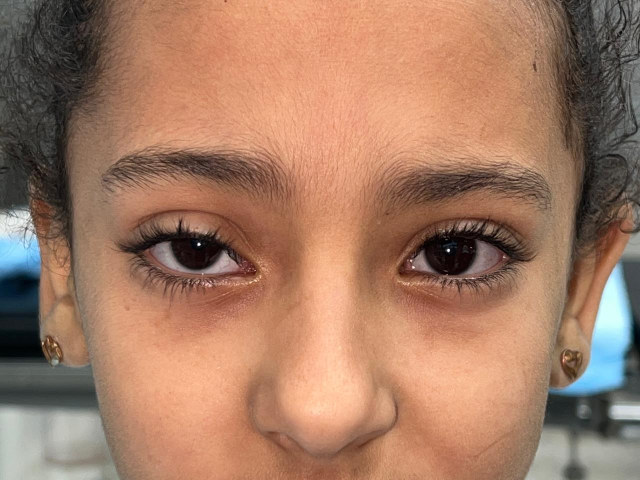
#> input picture sample_1.jpg, 1280 x 960 px (shown at 1/2 size)
$ python -i utils.py   (imports and definitions only)
#> lines starting #> are read from the running program, lines starting #| are printed output that depends on the picture; after the words box and inside, x2 and y2 are one past the last pixel; in counts of white or black regions, pixels touching at a corner belong together
import cv2
import numpy as np
import matplotlib.pyplot as plt
from skimage.morphology import skeletonize

# gets eye from the image (one eye given)
def get_eyes(path):
#> called with path = 'sample_1.jpg'
    image = cv2.imread(path,cv2.IMREAD_GRAYSCALE)
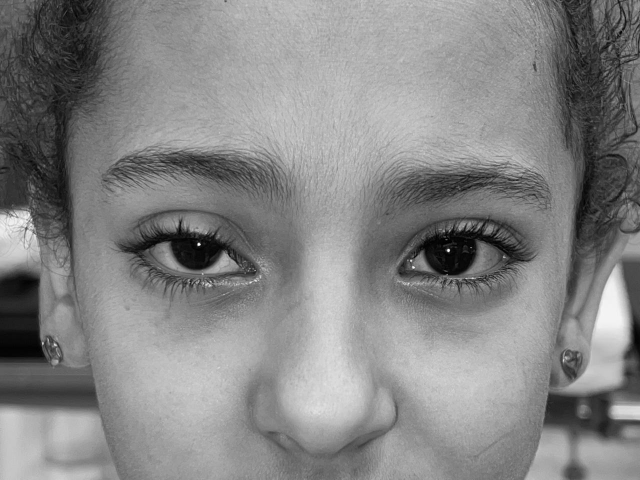
#> image: shape (960, 1280) (shown at 1/2 size); min 0, max 255, mean 132.7
    eye_cascade = cv2.CascadeClassifier(cv2.data.haarcascades + 'haarcascade_eye.xml')
    eyes = eye_cascade.detectMultiScale(image, scaleFactor=1.1, minNeighbors=5, minSize=(30, 30))
#> eyes = [[214, 341, 335, 335], [722, 346, 327, 327]]
    eyes = sorted(eyes,key=lambda x: x[0])
    if len(eyes) == 2:
        # if two eyes are in the image like sample_1 , it will take a rectangular strip having two eyes
        whole_eyes = [min(eyes[0][0],eyes[1][0]),eyes[1][0]+eyes[1][2],eyes[0][1],eyes[1][1]+eyes[1][3]]
#> whole_eyes = [214, 1049, 341, 673]
    else:
        # else if one eye is in the image like sample_2 , it will take the eye only
        for x,y,w,h in eyes:
            whole_eyes = [x,x+w,y,y+h]
    image = image[whole_eyes[2]:whole_eyes[3], whole_eyes[0]:whole_eyes[1]]
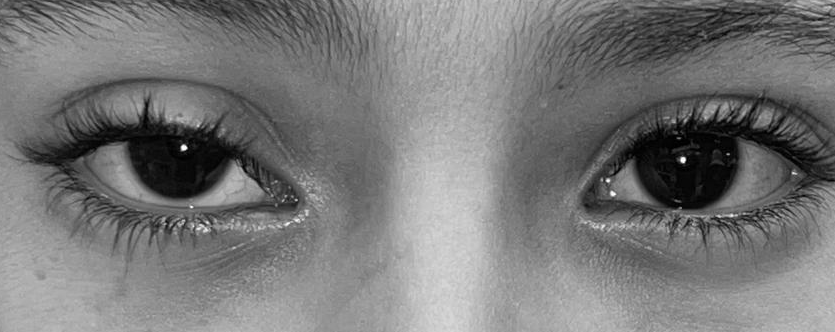
#> image: shape (332, 835); min 0, max 255, mean 120
    return image

# circular kernel
def make_circular_kernel(shape,radius):
#> called with shape = (13, 13), radius = 6
    if radius >= max(shape[0],shape[1]):
        return
    if shape[0] != shape[1]:
        return
    ckernel = np.zeros(shape,dtype=np.uint8)
    center = (shape[0]//2,shape[1]//2)
    for i in range(center[0]-radius,center[0]+radius+1):
        for j in range(center[1]-radius,center[1]+radius+1):
            if (center[0] - i)**2 + (center[1] - j)**2 <= radius**2:
                ckernel[i][j] = 1
    return ckernel

# for pupil detection given one eye image
def get_center(eyes,lowcanny=450, highcanny=500,dp=1,iterations=1,verbose=False):
    kernel = make_circular_kernel((13,13),6)

    edges = cv2.Canny(eyes,lowcanny,highcanny)
#> edges: shape (332, 835); 0.13% white in thin lines or dots, all inside (x1, y1, x2, y2) = (164, 6, 832, 232)

    if verbose:
        print("Canny edges")
        plt.imshow(edges,cmap='gray')
        plt.axis('off')
        plt.show()

    edges = cv2.dilate(edges,kernel,iterations=iterations)
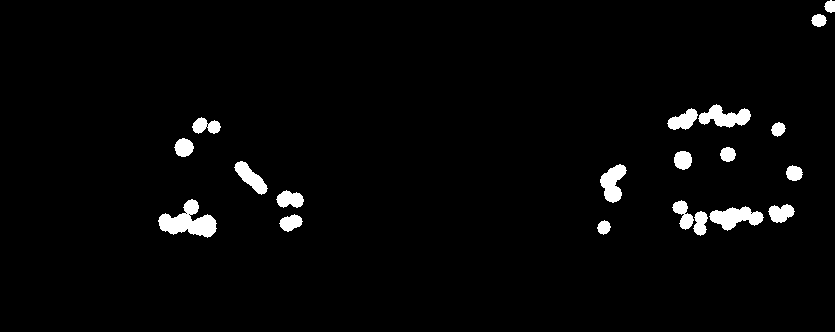
#> edges: shape (332, 835); 2.7% white; 20 white regions, largest, box (x1, y1, x2, y2) and area: (158, 199, 217, 238) 1181, (709, 206, 764, 231) 769, (698, 104, 751, 128) 701

    if verbose:
        print("Dilated edges")
        plt.imshow(edges,cmap='gray')
        plt.axis('off')
        plt.show()

    circles = cv2.HoughCircles(edges, cv2.HOUGH_GRADIENT, dp, 60,param1=200,param2=12,minRadius=4)
#> circles = 17 rows, first 8: [737.5, 169.5, 57.4], [183.5, 147.5, 8.8], [666.5, 194.5, 47.7], [604.5, 227.5, 7.4], [292.5, 154.5, 52.1], [201.5, 224.5, 14.7], [584.5, 20.5, 148.3], [727.5, 78.5, 47.4]
    if circles is not None:
        # convert the (x, y) coordinates and radius of the circles to integers
        circles = np.round(circles[0, :]).astype("int")
#> circles = 17 rows, first 8: [738, 170, 57], [184, 148, 9], [666, 194, 48], [604, 228, 7], [292, 154, 52], [202, 224, 15], [584, 20, 148], [728, 78, 47]
        # loop over the (x, y) coordinates and radius of the circles
        min_arr = []
        for x,y,_ in circles:
        # make filter and use to check if the surrounding is black
            window = eyes[y-10:y+10,x-10:x+10]
            min_arr.append(np.mean(window))
#> this loop made 17 passes
#> (x, y) on passes 1 to 12: (738, 170), (184, 148), (666, 194), (604, 228), (292, 154), (202, 224), (584, 20), (728, 78), (720, 238), (788, 210), (684, 132), (396, 322)
#> pass 1, in get_center, `window = eyes[y-10:y+10,x-10:x+10]`:
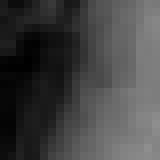
#> window: shape (20, 20) (shown 8 times larger); min 0, max 142, mean 66.8
#> after the loop:
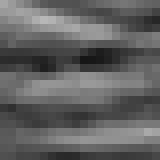
#> window: shape (20, 20) (shown 8 times larger); min 22, max 183, mean 97.3
#> after the loop, min_arr = [66.78, 34.89, 17.67, 128.3, 92.5, 118.4, 112.7, 115.8, 120.2, 98.09, 20.44, 169.7, 109.7, 134.4, 126.8, 162.6, 97.33]

    # get the pupil with the darkest surrounding
    pupil = circles[np.argmin(min_arr)]
#> pupil = [666, 194, 48]
    if verbose:
        cv2.drawMarker(eyes,(pupil[0],pupil[1]),color=(100,255,100),markerType=cv2.MARKER_TILTED_CROSS,thickness=2)
        plt.imshow(eyes,cmap='gray')
        plt.axis('off')
        plt.show()
    return pupil[0] , pupil[1]


def getEylidContour(path, verbose=False):
    extracted_eyes = get_eyes(path)
    cx,cy = get_center(extracted_eyes)
#> cx = 666; cy = 194
    edges = cv2.Canny(extracted_eyes,450,600)
#> edges: shape (332, 835); 0.09% white in thin lines or dots, all inside (x1, y1, x2, y2) = (164, 114, 797, 229)
    imgHeight = edges.shape[0]
#> imgHeight = 332
    kernel = make_circular_kernel((3,3),1)
#> kernel = [[0, 1, 0], [1, 1, 1], [0, 1, 0]]
    edges = cv2.dilate(edges,kernel,iterations=1)
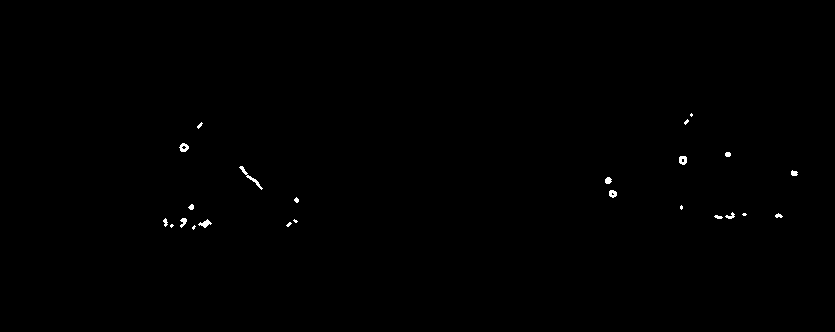
#> edges: shape (332, 835); 0.26% white; 24 white regions (9 under 20 px)
    contours, _ = cv2.findContours(edges, cv2.RETR_EXTERNAL, cv2.CHAIN_APPROX_SIMPLE)
#> contours = 24 contours, 15 with area under 20; largest, box (x1, y1, x2, y2) and area: (239, 166, 263, 190) 61, (179, 143, 189, 152) 52, (679, 156, 687, 165) 50, (198, 219, 212, 228) 44, (609, 190, 617, 198) 40
    # get the largest contour
    largest_contour = max(contours, key=cv2.contourArea)
#> largest_contour = contour of 37 points, box (x1, y1, x2, y2) (239, 166, 263, 190), area 61
    mask = np.zeros_like(extracted_eyes)
#> mask: shape (332, 835); every value is 0
    cv2.drawContours(mask, [largest_contour], -1, (255, 255, 255), -1)
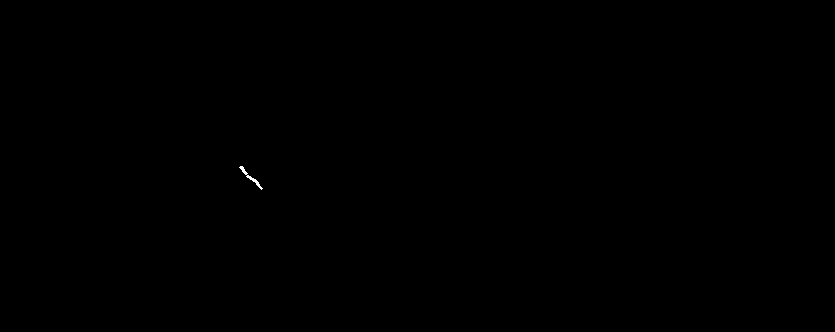
#> mask: shape (332, 835); 0.03% white in thin lines or dots, all inside (x1, y1, x2, y2) = (239, 166, 263, 190)
    skeleton = skeletonize(mask)
#> skeleton: shape (332, 835) bool; 0.01% white in thin lines or dots, all inside (x1, y1, x2, y2) = (241, 167, 262, 189)
    skeleton=skeleton.astype(np.uint8)
    contours, _ = cv2.findContours(skeleton, cv2.RETR_EXTERNAL, cv2.CHAIN_APPROX_SIMPLE)
#> contours = 1 contour, all with area under 20
    largest_contour = max(contours, key=cv2.contourArea)
#> largest_contour = contour of 22 points, box (x1, y1, x2, y2) (241, 167, 262, 189), area 0
    mask = np.zeros_like(extracted_eyes)
    cv2.drawContours(mask, [largest_contour], -1, (255, 255, 255), -1)
    # [5 lines of commented-out code are left out]
    x = largest_contour[:,0,0]
#> x = 22 values, max 261 at index 11, min 241 at index 0, mean 249.2
    y = largest_contour[:,0,1]
#> y = 22 values, max 188 at index 11, min 167 at index 0, mean 176
    points = np.array([x,y]).T
#> points = 22 rows, first 8: [241, 167], [242, 168], [242, 169], [244, 171], [244, 172], [249, 177], [250, 177], [252, 179]
    # modify the y to be imgHeight - y
    points[:,1] = imgHeight - points[:,1]
    if verbose:
        plt.scatter(cx,imgHeight-cy,color='red')
        plt.plot(points[:,0],points[:,1],color='green')
        # show the image from 0 to imgHeight
        plt.ylim(0,imgHeight)
        plt.xlim(0,points[:,0].max())
        plt.show()
    centerY= imgHeight-cy
#> centerY = 138
    # get intersection between the center and the contour
    # access points by x of the center
    points = points[np.where(abs(points[:,0] - cx)<20)]
#> points = empty array
    # pick the point with closest x to the center
#> (the run stopped early here; a loop or call above may not have finished)
